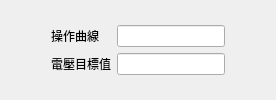
                    <widget class="QWidget" name="page_15">
                     <layout class="QGridLayout" name="gridLayout_22">
                      <item row="0" column="1">
                       <layout class="QGridLayout" name="gridLayout_21">
                        <item row="0" column="1">
                         <widget class="QLineEdit" name="lineEdit_58"/>
                        </item>
                        <item row="1" column="1">
                         <widget class="QLineEdit" name="lineEdit_59"/>
                        </item>
                        <item row="0" column="0">
                         <widget class="QLabel" name="label_59">
                          <property name="text">
                           <string>操作曲線</string>
                          </property>
                         </widget>
                        </item>
                        <item row="1" column="0">
                         <widget class="QLabel" name="label_60">
                          <property name="text">
                           <string>電壓目標值</string>
                          </property>
                         </widget>
                        </item>
                       </layout>
                      </item>
                      <item row="0" column="0">
                       <spacer name="horizontalSpacer_17">
                        <property name="orientation">
                         <enum>Qt::Horizontal</enum>
                        </property>
                        <property name="sizeHint" stdset="0">
                         <size>
                          <width>40</width>
                          <height>20</height>
                         </size>
                        </property>
                       </spacer>
                      </item>
                      <item row="0" column="2">
                       <spacer name="horizontalSpacer_18">
                        <property name="orientation">
                         <enum>Qt::Horizontal</enum>
                        </property>
                        <property name="sizeHint" stdset="0">
                         <size>
                          <width>40</width>
                          <height>20</height>
                         </size>
                        </property>
                       </spacer>
                      </item>
                     </layout>
                    </widget>
